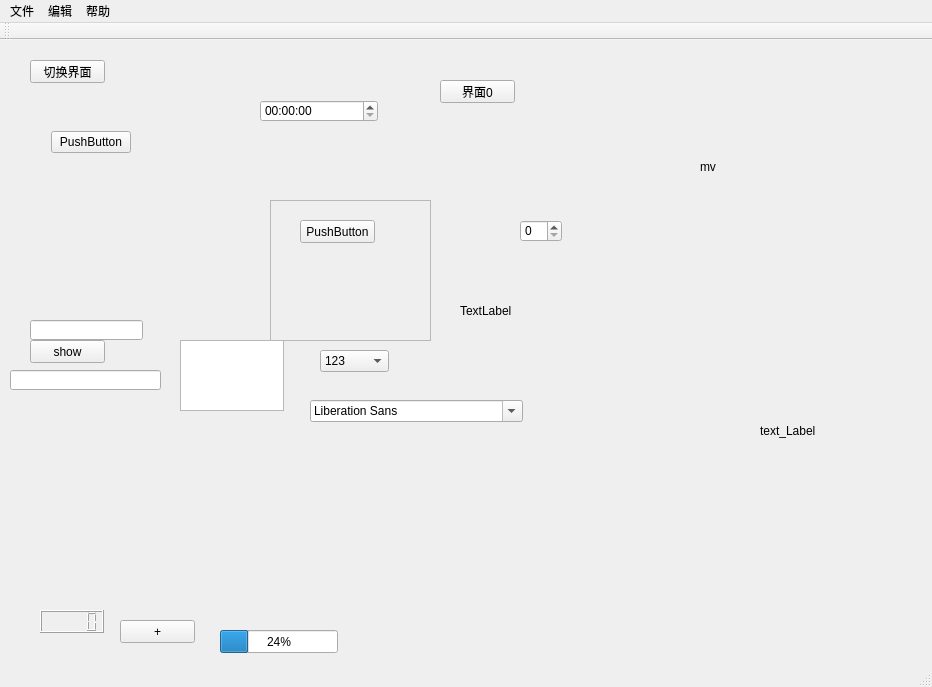
<?xml version="1.0" encoding="UTF-8"?>
<ui version="4.0">
 <class>MainWindow</class>
 <widget class="QMainWindow" name="MainWindow">
  <property name="geometry">
   <rect>
    <x>0</x>
    <y>0</y>
    <width>932</width>
    <height>687</height>
   </rect>
  </property>
  <property name="windowTitle">
   <string>MainWindow</string>
  </property>
  <widget class="QWidget" name="centralWidget">
   <widget class="QStackedWidget" name="stackedWidget">
    <property name="geometry">
     <rect>
      <x>430</x>
      <y>30</y>
      <width>161</width>
      <height>101</height>
     </rect>
    </property>
    <property name="currentIndex">
     <number>0</number>
    </property>
    <widget class="QWidget" name="page">
     <widget class="QPushButton" name="pushButton1">
      <property name="geometry">
       <rect>
        <x>10</x>
        <y>10</y>
        <width>75</width>
        <height>23</height>
       </rect>
      </property>
      <property name="text">
       <string>界面0</string>
      </property>
     </widget>
    </widget>
    <widget class="QWidget" name="page_2">
     <widget class="QPushButton" name="pushButton_2">
      <property name="geometry">
       <rect>
        <x>20</x>
        <y>10</y>
        <width>75</width>
        <height>23</height>
       </rect>
      </property>
      <property name="text">
       <string>界面1</string>
      </property>
     </widget>
    </widget>
    <widget class="QWidget" name="page_3">
     <widget class="QPushButton" name="pushButton_3">
      <property name="geometry">
       <rect>
        <x>10</x>
        <y>10</y>
        <width>75</width>
        <height>23</height>
       </rect>
      </property>
      <property name="text">
       <string>界面2</string>
      </property>
     </widget>
    </widget>
    <widget class="QWidget" name="page_4"/>
    <widget class="QWidget" name="page_5"/>
    <widget class="QWidget" name="page_6"/>
   </widget>
   <widget class="QPushButton" name="switch_1">
    <property name="geometry">
     <rect>
      <x>30</x>
      <y>20</y>
      <width>75</width>
      <height>23</height>
     </rect>
    </property>
    <property name="text">
     <string>切换界面</string>
    </property>
   </widget>
   <widget class="QWidget" name="widget" native="true">
    <property name="geometry">
     <rect>
      <x>40</x>
      <y>80</y>
      <width>171</width>
      <height>171</height>
     </rect>
    </property>
    <layout class="QFormLayout" name="formLayout">
     <item row="0" column="0">
      <widget class="QPushButton" name="pushButton">
       <property name="text">
        <string>PushButton</string>
       </property>
      </widget>
     </item>
    </layout>
   </widget>
   <widget class="QFrame" name="frame">
    <property name="geometry">
     <rect>
      <x>270</x>
      <y>160</y>
      <width>161</width>
      <height>141</height>
     </rect>
    </property>
    <property name="frameShape">
     <enum>QFrame::StyledPanel</enum>
    </property>
    <property name="frameShadow">
     <enum>QFrame::Raised</enum>
    </property>
    <widget class="QPushButton" name="pushButton_4">
     <property name="geometry">
      <rect>
       <x>30</x>
       <y>20</y>
       <width>75</width>
       <height>23</height>
      </rect>
     </property>
     <property name="text">
      <string>PushButton</string>
     </property>
    </widget>
   </widget>
   <widget class="QLineEdit" name="lineEdit">
    <property name="geometry">
     <rect>
      <x>30</x>
      <y>280</y>
      <width>113</width>
      <height>20</height>
     </rect>
    </property>
   </widget>
   <widget class="QTextEdit" name="textEdit">
    <property name="geometry">
     <rect>
      <x>180</x>
      <y>300</y>
      <width>104</width>
      <height>71</height>
     </rect>
    </property>
   </widget>
   <widget class="QComboBox" name="comboBox">
    <property name="geometry">
     <rect>
      <x>320</x>
      <y>310</y>
      <width>69</width>
      <height>22</height>
     </rect>
    </property>
    <item>
     <property name="text">
      <string>123</string>
     </property>
    </item>
    <item>
     <property name="text">
      <string>abc</string>
     </property>
    </item>
   </widget>
   <widget class="QFontComboBox" name="fontComboBox">
    <property name="geometry">
     <rect>
      <x>310</x>
      <y>360</y>
      <width>213</width>
      <height>22</height>
     </rect>
    </property>
   </widget>
   <widget class="QPushButton" name="pushButton_5">
    <property name="geometry">
     <rect>
      <x>30</x>
      <y>300</y>
      <width>75</width>
      <height>23</height>
     </rect>
    </property>
    <property name="text">
     <string>show</string>
    </property>
   </widget>
   <widget class="QLineEdit" name="lineEdit_2">
    <property name="geometry">
     <rect>
      <x>10</x>
      <y>330</y>
      <width>151</width>
      <height>20</height>
     </rect>
    </property>
   </widget>
   <widget class="QSpinBox" name="spinBox">
    <property name="geometry">
     <rect>
      <x>520</x>
      <y>180</y>
      <width>42</width>
      <height>22</height>
     </rect>
    </property>
   </widget>
   <widget class="QTimeEdit" name="timeEdit">
    <property name="geometry">
     <rect>
      <x>260</x>
      <y>60</y>
      <width>118</width>
      <height>22</height>
     </rect>
    </property>
   </widget>
   <widget class="QLabel" name="label">
    <property name="geometry">
     <rect>
      <x>460</x>
      <y>220</y>
      <width>151</width>
      <height>101</height>
     </rect>
    </property>
    <property name="text">
     <string>TextLabel</string>
    </property>
   </widget>
   <widget class="QLabel" name="label_2">
    <property name="geometry">
     <rect>
      <x>700</x>
      <y>21</y>
      <width>201</width>
      <height>211</height>
     </rect>
    </property>
    <property name="text">
     <string>mv</string>
    </property>
   </widget>
   <widget class="QLabel" name="label_3">
    <property name="geometry">
     <rect>
      <x>760</x>
      <y>330</y>
      <width>151</width>
      <height>121</height>
     </rect>
    </property>
    <property name="text">
     <string>text_Label</string>
    </property>
   </widget>
   <widget class="QLCDNumber" name="lcdNumber">
    <property name="geometry">
     <rect>
      <x>40</x>
      <y>570</y>
      <width>64</width>
      <height>23</height>
     </rect>
    </property>
   </widget>
   <widget class="QProgressBar" name="progressBar">
    <property name="geometry">
     <rect>
      <x>220</x>
      <y>590</y>
      <width>118</width>
      <height>23</height>
     </rect>
    </property>
    <property name="value">
     <number>24</number>
    </property>
   </widget>
   <widget class="QPushButton" name="pushButton_6">
    <property name="geometry">
     <rect>
      <x>120</x>
      <y>580</y>
      <width>75</width>
      <height>23</height>
     </rect>
    </property>
    <property name="text">
     <string>+</string>
    </property>
   </widget>
  </widget>
  <widget class="QMenuBar" name="menuBar">
   <property name="geometry">
    <rect>
     <x>0</x>
     <y>0</y>
     <width>932</width>
     <height>23</height>
    </rect>
   </property>
   <widget class="QMenu" name="menu">
    <property name="title">
     <string>文件</string>
    </property>
    <addaction name="actionopen"/>
    <addaction name="separator"/>
    <addaction name="actionnew"/>
    <addaction name="separator"/>
    <addaction name="actionexit"/>
    <addaction name="separator"/>
   </widget>
   <widget class="QMenu" name="menu_2">
    <property name="title">
     <string>编辑</string>
    </property>
   </widget>
   <widget class="QMenu" name="menu_3">
    <property name="title">
     <string>帮助</string>
    </property>
   </widget>
   <addaction name="menu"/>
   <addaction name="menu_2"/>
   <addaction name="menu_3"/>
  </widget>
  <widget class="QToolBar" name="mainToolBar">
   <attribute name="toolBarArea">
    <enum>TopToolBarArea</enum>
   </attribute>
   <attribute name="toolBarBreak">
    <bool>false</bool>
   </attribute>
  </widget>
  <widget class="QStatusBar" name="statusBar"/>
  <action name="actionopen">
   <property name="text">
    <string>open</string>
   </property>
  </action>
  <action name="actionnew">
   <property name="text">
    <string>new</string>
   </property>
  </action>
  <action name="actionexit">
   <property name="text">
    <string>exit</string>
   </property>
  </action>
 </widget>
 <layoutdefault spacing="6" margin="11"/>
 <resources/>
 <connections/>
</ui>
